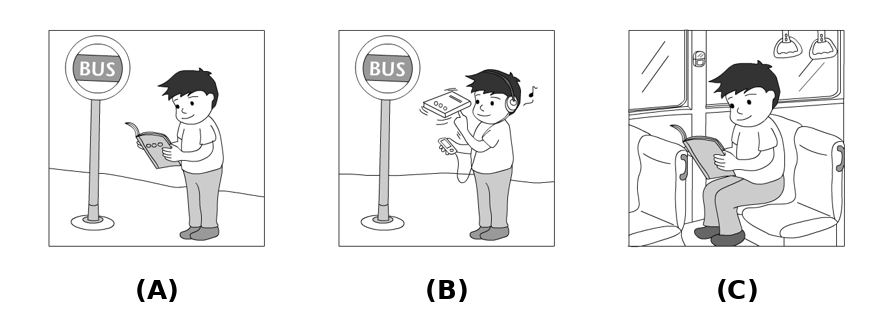
#> input picture cap-listening/img/104-q1.png, 894 x 312 px, given in place of i-000.png, which was not available
$ python combine.py
#> lines starting #> are read from the running program, lines starting #| are printed output that depends on the picture
from PIL import Image, ImageDraw, ImageFont
import os
P='/home/claude/lis/pics/'; OUT='/home/claude/gsatlevel456vocabulary/cap-listening/img/'
M={'104':[(0,1,2),(3,4,5),(6,7,8)],'105':[(3,4,5),(6,7,8),(9,10,11)],'110':[(3,4,5),(6,7,8),(0,1,10)],
'111':[(2,3,4),(5,6,7),(8,9,10)],'112':[(0,1,2),(3,4,5),(6,7,8)],'113':[(3,4,5),(6,7,8),(9,10,11)],
'114':[(1,2,3),(4,5,6),(7,8,9)],'115':[(1,2,3),(4,5,6),(7,8,9)]}
EXTRA={('112',18):('112b',(0,1,2)),('113',18):('113',(16,17,18))}
font=ImageFont.truetype('/usr/share/fonts/truetype/dejavu/DejaVuSans-Bold.ttf',26)
def combo(dirn,idx,out):
#> called with dirn = '104', idx = (0, 1, 2)
    ims=[Image.open(f'{P}{dirn}/i-{i:03d}.png').convert('RGB') for i in idx]
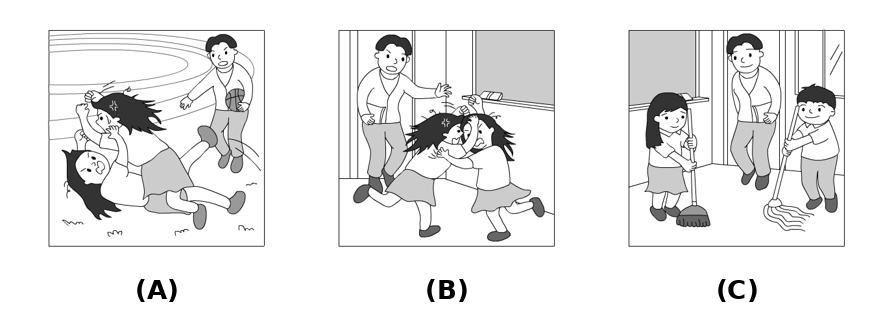
#> input picture cap-listening/img/104-q2.png, 894 x 312 px, given in place of i-001.png, which was not available
#> ims = 3 items
    H=260; ims=[im.resize((int(im.width*H/im.height),H)) for im in ims]
    gap=24; W=sum(i.width for i in ims)+gap*(len(ims)+1)
#> after `W = sum((i.width for i in ims)) + gap * (len(ims) + 1)`: W = 2331
    c=Image.new('RGB',(W,H+52),'white'); d=ImageDraw.Draw(c); x=gap
#> after `c = Image.new('RGB', (W, H + 52), 'white')`: c: PIL image 2331x312 RGB; every value is 255
    for k,im in enumerate(ims):
        c.paste(im,(x,8)); t='(%s)'%'ABC'[k]; tw=d.textlength(t,font=font); d.text((x+im.width/2-tw/2,H+14),t,fill='black',font=font); x+=im.width+gap
#> this loop made 3 passes
#> (t, tw, x) on passes 1 to 3: ('(A)', 43.91, 793), ('(B)', 43.59, 1562), ('(C)', 42.86, 2331)
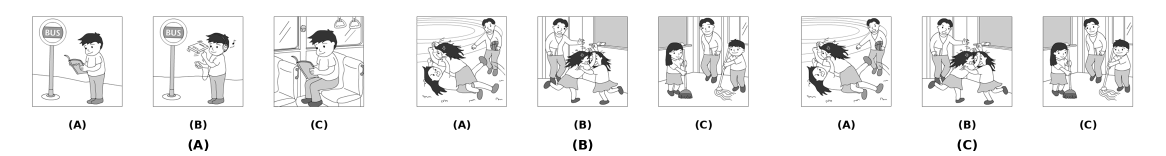
#> c: PIL image 2331x312 RGB (shown at 1/2 size); min 0, max 255, mean 239.7
#> after the loop, x = 2331
    if c.width>1000: c=c.resize((1000,int(c.height*1000/c.width)))
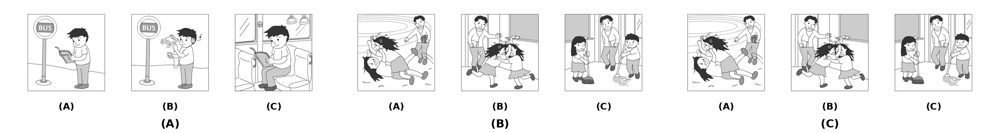
#> c: PIL image 1000x133 RGB; min 0, max 255, mean 239.4
    c.save(out,optimize=True)
for y,qs in M.items():
#> (the run stopped early here; a loop or call above may not have finished)
